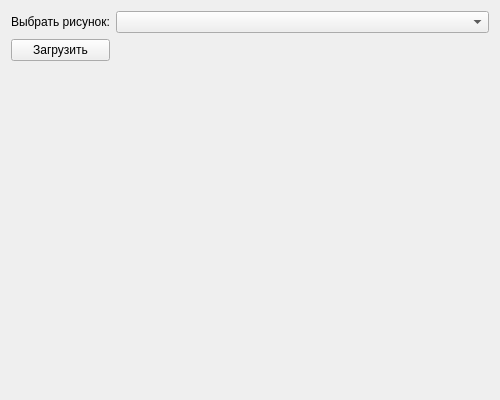
<?xml version="1.0" encoding="UTF-8"?>
<ui version="4.0">
 <class>Form</class>
 <widget class="QWidget" name="Form">
  <property name="geometry">
   <rect>
    <x>0</x>
    <y>0</y>
    <width>500</width>
    <height>400</height>
   </rect>
  </property>
  <property name="windowTitle">
   <string>Теоретические рисунки</string>
  </property>
  <layout class="QHBoxLayout" name="horizontalLayout">
   <item>
    <layout class="QGridLayout" name="gridLayout">
     <item row="0" column="1">
      <widget class="QComboBox" name="choose_im">
       <property name="sizePolicy">
        <sizepolicy hsizetype="Expanding" vsizetype="Fixed">
         <horstretch>0</horstretch>
         <verstretch>0</verstretch>
        </sizepolicy>
       </property>
      </widget>
     </item>
     <item row="1" column="0">
      <widget class="QPushButton" name="btn">
       <property name="text">
        <string>Загрузить</string>
       </property>
      </widget>
     </item>
     <item row="0" column="0">
      <widget class="QLabel" name="label">
       <property name="text">
        <string>Выбрать рисунок:</string>
       </property>
      </widget>
     </item>
     <item row="1" column="1" rowspan="2">
      <widget class="QLabel" name="image">
       <property name="text">
        <string/>
       </property>
      </widget>
     </item>
    </layout>
   </item>
  </layout>
 </widget>
 <resources/>
 <connections/>
</ui>
